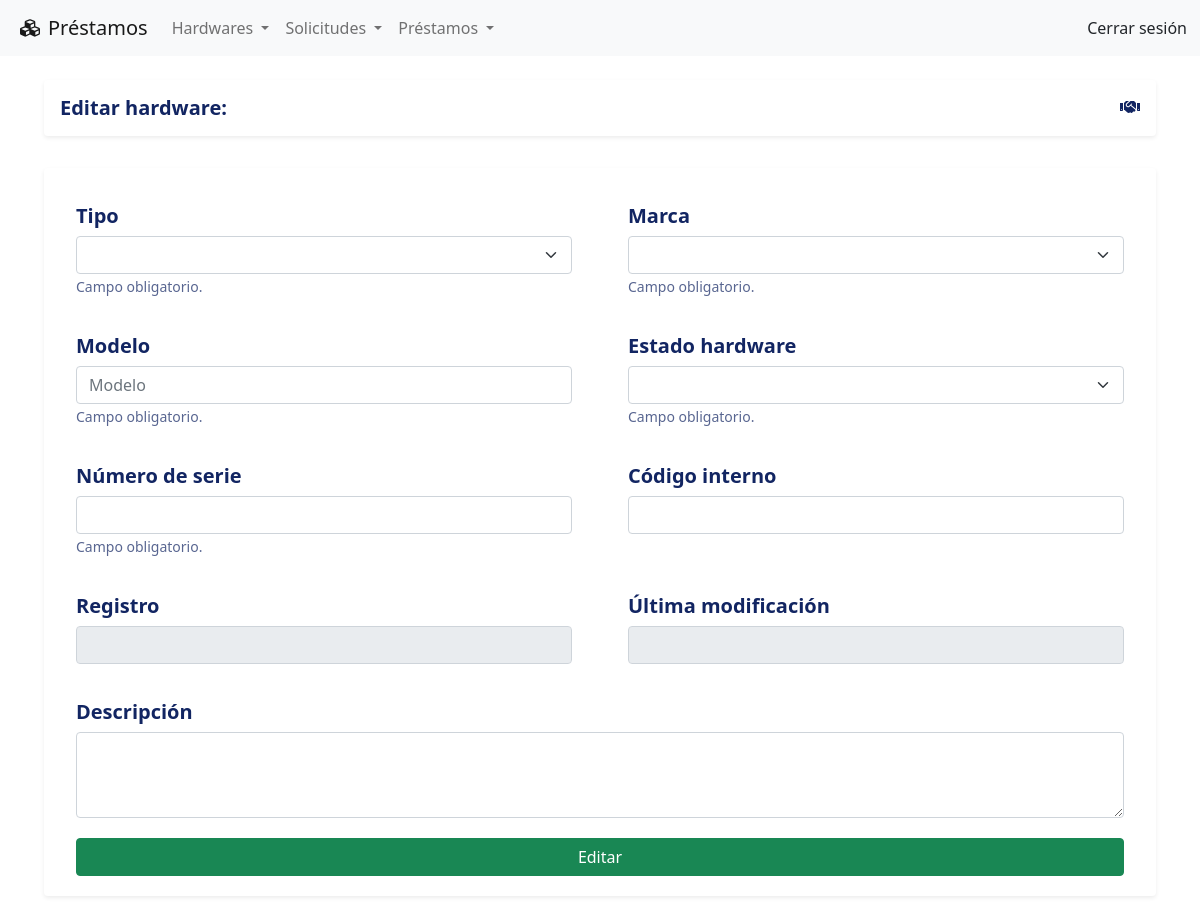
Page /hardware/editar&id=16 on the earlier database version.
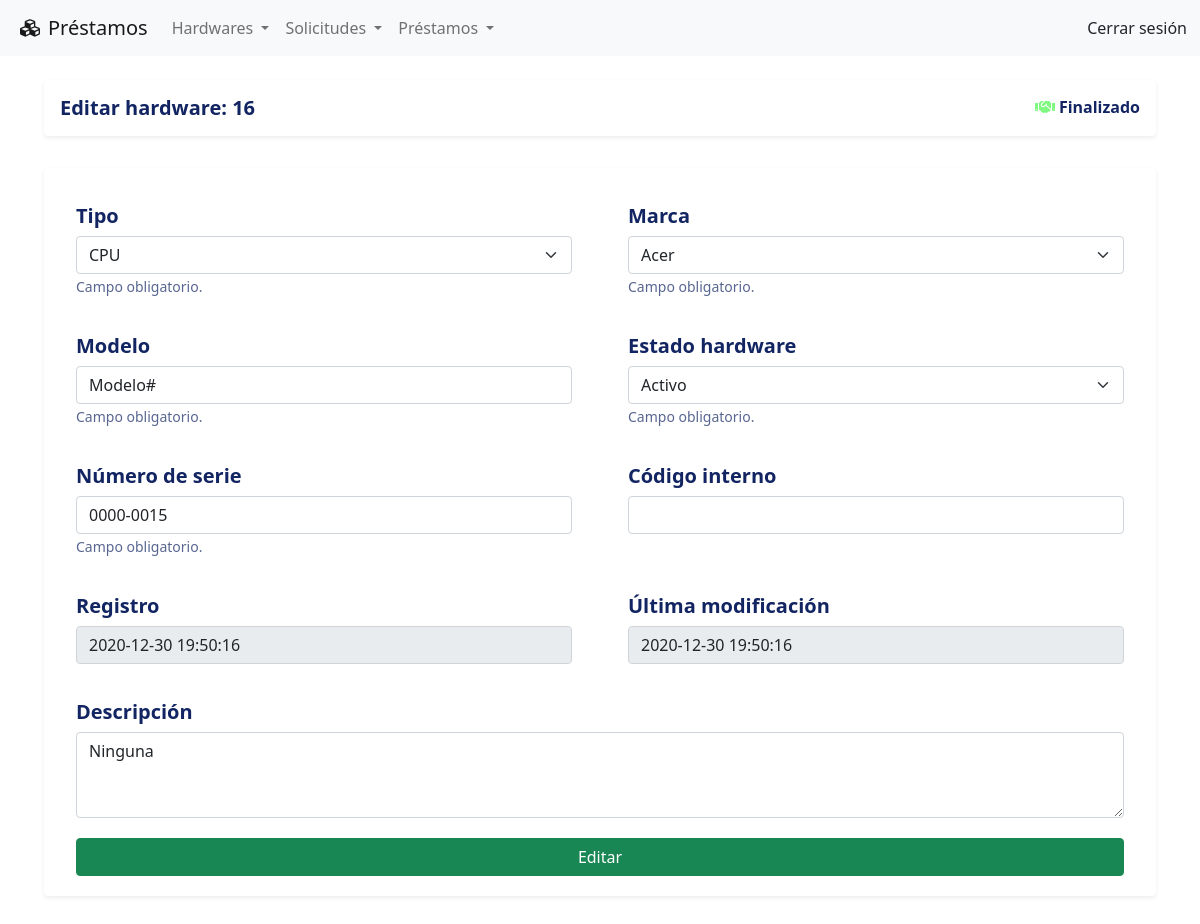
Same page on the later database version.
### tables this page shows
CREATE TABLE IF NOT EXISTS hardwares
(
    id_hardware INT AUTO_INCREMENT PRIMARY KEY NOT NULL,
    id_tipo_hardware INT NOT NULL,
    id_marca INT NOT NULL,
    descripcion_hardware VARCHAR(1024),
    modelo VARCHAR(40) NOT NULL,
    numero_serie VARCHAR(40) NOT NULL UNIQUE,
    codigo_interno VARCHAR(40),
    id_estado_hardware INT NOT NULL,
    id_estado_prestamo INT NOT NULL,
    created_at TIMESTAMP DEFAULT CURRENT_TIMESTAMP,
    updated_at DATETIME DEFAULT CURRENT_TIMESTAMP ON UPDATE CURRENT_TIMESTAMP,
    FOREIGN KEY (id_tipo_hardware) REFERENCES tipos_hardware (id_tipo_hardware),
    FOREIGN KEY (id_marca) REFERENCES marcas (id_marca)
);

CREATE TABLE IF NOT EXISTS estados_prestamo
( 
    id_estado_prestamo INT AUTO_INCREMENT PRIMARY KEY NOT NULL, 
    estado_prestamo VARCHAR(40) NOT NULL UNIQUE,
    color_estado_prestamo VARCHAR(40) NOT NULL, 
    created_at TIMESTAMP DEFAULT CURRENT_TIMESTAMP,
    updated_at DATETIME DEFAULT CURRENT_TIMESTAMP ON UPDATE CURRENT_TIMESTAMP
);

CREATE TABLE IF NOT EXISTS tipos_hardware
(
    id_tipo_hardware INT AUTO_INCREMENT PRIMARY KEY NOT NULL,
    tipo_hardware VARCHAR(40) NOT NULL UNIQUE,
    created_at TIMESTAMP DEFAULT CURRENT_TIMESTAMP,
    updated_at DATETIME DEFAULT CURRENT_TIMESTAMP ON UPDATE CURRENT_TIMESTAMP
);

CREATE TABLE IF NOT EXISTS marcas
(
    id_marca INT AUTO_INCREMENT PRIMARY KEY NOT NULL,
    marca VARCHAR(40) NOT NULL UNIQUE,
    created_at TIMESTAMP DEFAULT CURRENT_TIMESTAMP,
    updated_at DATETIME DEFAULT CURRENT_TIMESTAMP ON UPDATE CURRENT_TIMESTAMP
);

CREATE TABLE IF NOT EXISTS estados_hardware
(
    id_estado_hardware INT AUTO_INCREMENT PRIMARY KEY NOT NULL,
    estado_hardware VARCHAR(40) NOT NULL UNIQUE,
    color_estado_hardware VARCHAR(40) NOT NULL UNIQUE,
    created_at TIMESTAMP DEFAULT CURRENT_TIMESTAMP,
    updated_at DATETIME DEFAULT CURRENT_TIMESTAMP ON UPDATE CURRENT_TIMESTAMP
);

### index.php (called while the page is built, shortened)
<?php
    require_once "config/database.php";
    include_once "views/layouts/header.php";
    include_once "views/layouts/main.php";
    include_once "views/layouts/footer.php";
?>

### config/database.php (called while the page is built)
<?php
class Database {
    public static function connect(){
        $db = new mysqli('localhost', 'root', '', 'prestamos');
        $db->query ("SET NAMES 'utf-8'");
        return $db;
    }
}

### models/hardwareModel.php (called while the page is built, shortened)
<?php
class HardwareModel{
    private $idHardware;
    private $db;
    public function __construct() {
        $this->db = Database::connect();
    }
    public function getIdHardware() {
        return $this->idHardware;
    }
    public function setIdHardware($idHardware) {
        $this->idHardware = $idHardware;
    }
    public function getOne() {
        $hardware = $this->db->query("SELECT * FROM hardwares
            INNER JOIN
                tipos_hardware ON hardwares.id_tipo_hardware = tipos_hardware.id_tipo_hardware
            INNER JOIN
                marcas ON hardwares.id_marca  = marcas.id_marca
            INNER JOIN
                estados_hardware ON hardwares.id_estado_hardware = estados_hardware.id_estado_hardware
            INNER JOIN
                    estados_prestamo ON hardwares.id_estado_prestamo = estados_prestamo.id_estado_prestamo
            WHERE id_hardware = {$this->getIdHardware()};");
            $hard = $hardware->fetch_object();
            return $hard;
    }
}

### models/tipoHardwareModel.php (called while the page is built, shortened)
<?php
class TipoHardwareModel{
    private $db;
    public function __construct() {
        $this->db = Database::connect();
    }
    public function getAllButOne($idTipoNo) {
        $tiposHardware = $this->db->query("SELECT * FROM tipos_hardware WHERE id_tipo_hardware != $idTipoNo ORDER BY tipo_Hardware");
        return $tiposHardware;
    }
}

### models/marcaModel.php (called while the page is built, shortened)
<?php
class MarcaModel{
    private $db;
    public function __construct() {
        $this->db = Database::connect();
    }
    public function getAllButOne($idMarcaNo) {
        $marcas = $this->db->query("SELECT * FROM marcas WHERE id_marca != $idMarcaNo ORDER BY marca");
        return $marcas;
    }
}

### views/hardware/editar.php (the view, shortened to what the changed rows need)
<?php
	require_once 'models/marcaModel.php';
	require_once 'models/tipoHardwareModel.php';
?>
<?php
	$idTipoNo = (int) $hard->id_tipo_hardware;
	$tipoHardware = new TipoHardwareModel();
	$tiposHardware = $tipoHardware->getAllButOne($idTipoNo);
	$idMarcaNo = (int) $hard->id_marca;
	$marca = new MarcaModel();
	$marcas = $marca->getAllButOne($idMarcaNo);
?>
    <div class="row my-3">
        <div class="col align-middle">
            <div class="card d-inline-block border-0 shadow-sm shadow-hover w-100">
                <div class="card-body d-flex justify-content-between align-items-center">
                    <h5 class="mb-0">Editar hardware: <?php echo $hard->id_hardware?></h5>
					<h6 class="mb-0">
						<span>
							<i class="far fa-handshake fa"
								<?php
									switch ($hard->id_estado_prestamo) {
										case 3:
											echo 'style="color:rgba(0, 244, 0, 0.5)"';
										break;
									}
								?>
							> </i>
						</span>
						<?php echo $hard->estado_prestamo?>
					</h6>
                </div>
            </div>
        </div>
    </div>
    <div class="row my-3">
		<div class="col-xl-12 col-lg-12">
			<div class="card card-body shadow-sm p-3 mb-5 bg-white rounded border-0">
				<form action="<?= URL ?>hardware/edicion" method="POST">
					<div class="row my-1">
						<div class="col-sm-6">
							<div class="card border-0">
								<div class="card-body">
									<h5 class="card-title">Tipo</h5>
									<select class="form-select" name="id_tipo_hardware" required>
										<option
											value="<?php echo $hard->id_tipo_hardware?>">
											<?php echo $hard->tipo_hardware ?>
										</option>
										<?php while($dato = $tiposHardware->fetch_object()): ?>
										<option value="<?= $dato->id_tipo_hardware ?>"><?= $dato->tipo_hardware ?> </option>
										<?php endwhile; ?>
									</select>
                                    <small class="form-text text-muted">Campo obligatorio.</small>
								</div>
							</div>
						</div>
						<div class="col-sm-6">
							<div class="card border-0">
								<div class="card-body">
									<h5 class="card-title">Marca</h5>
									<select class="form-select" name="id_marca" required>
										<option
											value="<?php echo $hard->id_marca?>">
											<?php echo $hard->marca ?>
										</option>
										<?php while($dato = $marcas->fetch_object()): ?>
										<option value="<?= $dato->id_marca ?>"><?= $dato->marca ?> </option>
										<?php endwhile; ?>
									</select>
                                    <small class="form-text text-muted">Campo obligatorio.</small>
								</div>
							</div>
						</div>
					</div>
					<div class="row my-1">
						<div class="col-sm-6">
							<div class="card border-0">
								<div class="card-body">
									<h5 class="card-title">Modelo</h5>
									<input type="text" class="form-control" placeholder="Modelo"
										value="<?= $hard->modelo ?>" name="modelo" required>
                                    <small class="form-text text-muted">Campo obligatorio.</small>
								</div>
							</div>
						</div>
						<div class="col-sm-6">
							<div class="card border-0">
								<div class="card-body">
									<h5 class="card-title">Estado hardware</h5>
									<select class="form-select" name="id_estado_hardware" required>
										<option
											value="<?php echo $hard->id_estado_hardware?>">
											<?php echo $hard->estado_hardware ?>
										</option>
									</select>
                                    <small class="form-text text-muted">Campo obligatorio.</small>
								</div>
							</div>
						</div>
					</div>
					<div class="row my-1">
						<div class="col-sm-6">
							<div class="card border-0">
								<div class="card-body">
									<h5 class="card-title">Número de serie</h5>
									<input type="text" class="form-control"
										value="<?= $hard->numero_serie ?>" name="numero_serie" required>
                                    <small class="form-text text-muted">Campo obligatorio.</small>
                                </div>
							</div>
						</div>
						<div class="col-sm-6">
							<div class="card border-0">
								<div class="card-body">
									<h5 class="card-title">Código interno</h5>
									<input type="text" class="form-control"
										value="<?= $hard->codigo_interno ?>" name="codigo_interno">
								</div>
							</div>
						</div>
					</div>
					<div class="row my-1">
						<div class="col-sm-6">
							<div class="card border-0">
								<div class="card-body">
									<h5 class="card-title">Registro</h5>
									<input type="text" class="form-control" readonly
										value="<?= $hard->created_at ?>" required>
                                </div>
							</div>
						</div>
						<div class="col-sm-6">
							<div class="card border-0">
								<div class="card-body">
									<h5 class="card-title">Última modificación</h5>
									<input type="text" class="form-control" readonly
									value="<?= $hard->updated_at ?>" required>
								</div>
							</div>
						</div>
					</div>
					<div class="row my-1 ">
						<div class="col">
							<div class="card border-0">
								<div class="card-body">
									<h5 class="card-title">Descripción</h5>
									<textarea type="text" class="form-control text-left" rows="3" name="descripcion_hardware"><?= trim($hard->descripcion_hardware); ?> </textarea>
								</div>
							</div>
						</div>
					</div>
					<div class="row my-1">
						<div class="col">
							<div class="card border-0 px-3">
								<input type="submit" class="btn btn-success btn-block" value="Editar">
							</div>
						</div>
					</div>
				</form>
			</div>
		</div>
	</div>

Differences in the rows shown:
now on this page (row edited): hardwares: id_hardware "16", id_estado_prestamo.estado_prestamo "Finalizado", id_tipo_hardware "CPU", id_marca "Acer", modelo "Modelo#", id_estado_hardware "Activo", numero_serie "0000-0015", id_estado_prestamo.created_at "2020-12-30 19:50:16", id_estado_prestamo.updated_at "2020-12-30 19:50:16", descripcion_hardware "Ninguna"
